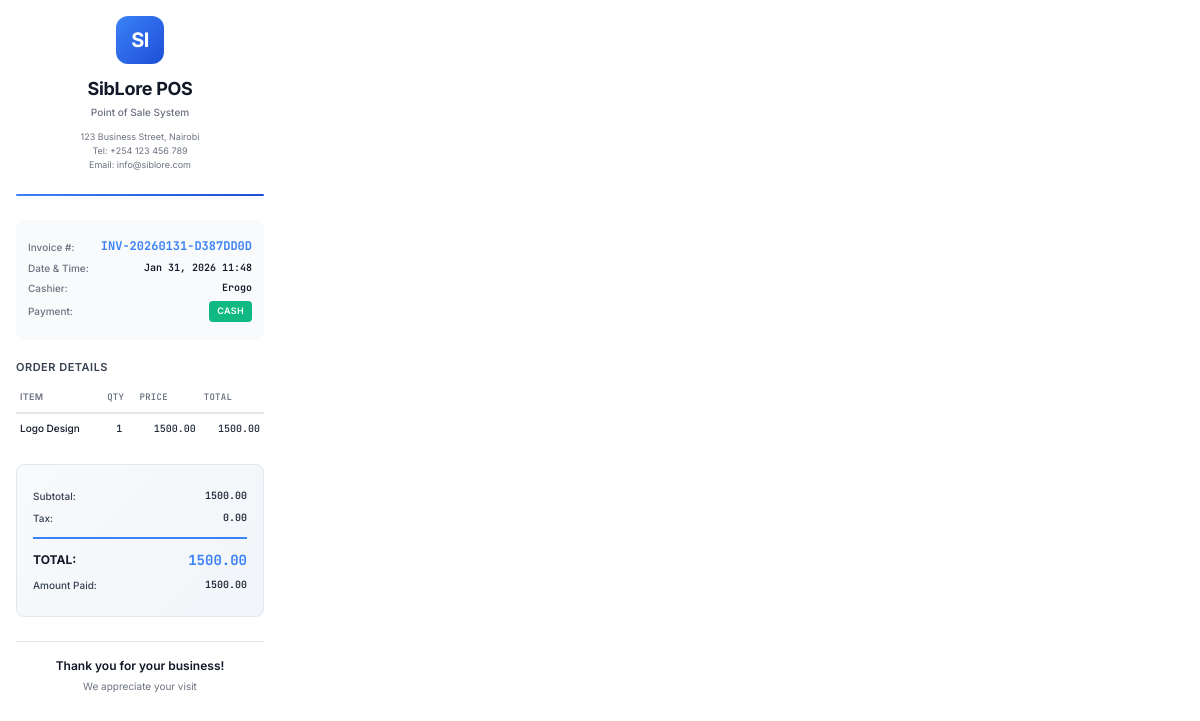
Page /sales/sales/17/receipt/ (signed in) on the committed database.
### sales/models.py (models this page shows, shortened)
class Sale(models.Model):
    PAYMENT_METHODS = [
        ('CASH', 'Cash'),
        ('CARD', 'Card'),
        ('MOBILE', 'Mobile Money'),
        ('BANK', 'Bank Transfer'),
        ('CREDIT', 'Credit'),
    ]
    STATUS_CHOICES = [
        ('PENDING', 'Pending'),
        ('COMPLETED', 'Completed'),
        ('CANCELLED', 'Cancelled'),
        ('REFUNDED', 'Refunded'),
    ]
    invoice_number = models.CharField(max_length=50, unique=True)
    customer = models.ForeignKey(Customer, on_delete=models.SET_NULL, null=True, blank=True)
    payment_method = models.CharField(max_length=10, choices=PAYMENT_METHODS)
    status = models.CharField(max_length=10, choices=STATUS_CHOICES, default='PENDING')
    subtotal = models.DecimalField(max_digits=10, decimal_places=2, validators=[MinValueValidator(0)])
    tax_amount = models.DecimalField(max_digits=10, decimal_places=2, default=0, validators=[MinValueValidator(0)])
    discount_amount = models.DecimalField(max_digits=10, decimal_places=2, default=0, validators=[MinValueValidator(0)])
    total_amount = models.DecimalField(max_digits=10, decimal_places=2, validators=[MinValueValidator(0)])
    amount_paid = models.DecimalField(max_digits=10, decimal_places=2, default=0, validators=[MinValueValidator(0)])
    change_amount = models.DecimalField(max_digits=10, decimal_places=2, default=0, validators=[MinValueValidator(0)])
    notes = models.TextField(blank=True)
    shop_admin = models.ForeignKey(UserProfile, on_delete=models.CASCADE, limit_choices_to={'role': 'SHOP_ADMIN'}, related_name='sales', null=True, blank=True)
    created_by = models.CharField(max_length=100, blank=True)
    created_at = models.DateTimeField(auto_now_add=True)
    updated_at = models.DateTimeField(auto_now=True)
    class Meta:
        ordering = ['-created_at']
    @property
    def balance_due(self):
        return self.total_amount - self.amount_paid

class SaleItem(models.Model):
    sale = models.ForeignKey(Sale, on_delete=models.CASCADE, related_name='sale_items')
    product = models.ForeignKey(Product, on_delete=models.CASCADE)
    quantity = models.IntegerField(validators=[MinValueValidator(1)])
    unit_price = models.DecimalField(max_digits=10, decimal_places=2, validators=[MinValueValidator(0)])
    total_price = models.DecimalField(max_digits=10, decimal_places=2, validators=[MinValueValidator(0)])
    created_at = models.DateTimeField(auto_now_add=True)
    class Meta:
        unique_together = ['sale', 'product']

### products/models.py (models this page shows, shortened)
class Product(models.Model):
    name = models.CharField(max_length=200)
    sku = models.CharField(max_length=50, unique=True)
    barcode = models.CharField(max_length=50, blank=True, null=True)
    description = models.TextField(blank=True)
    category = models.ForeignKey(Category, on_delete=models.SET_NULL, null=True, blank=True)
    cost_price = models.DecimalField(max_digits=10, decimal_places=2, validators=[MinValueValidator(0)])
    selling_price = models.DecimalField(max_digits=10, decimal_places=2, validators=[MinValueValidator(0)])
    image = models.ImageField(upload_to='products/', blank=True, null=True)
    is_active = models.BooleanField(default=True)
    shop_admin = models.ForeignKey(UserProfile, on_delete=models.CASCADE, limit_choices_to={'role': 'SHOP_ADMIN'}, related_name='products', null=True, blank=True)
    created_at = models.DateTimeField(auto_now_add=True)
    updated_at = models.DateTimeField(auto_now=True)
    class Meta:
        ordering = ['name']

### sales/views.py (the view)
# urls.py: path('sales/<int:pk>/receipt/', views.sale_receipt, name='sale_receipt'),
@login_required
def sale_receipt(request, pk):
    shop_admin = get_shop_admin_for_user(request.user)
    if request.user.is_authenticated:
        profile = get_user_profile(request.user)
    else:
        profile = None
    if profile and profile.can_view_own_sales_only():
        if shop_admin:
            sale = get_object_or_404(Sale.objects.filter(
                created_by=request.user.username,
                shop_admin=shop_admin
            ).select_related('customer').prefetch_related('sale_items__product'), pk=pk)
        else:
            sale = get_object_or_404(Sale.objects.none(), pk=pk)
    elif shop_admin:
        sale = get_object_or_404(Sale.objects.filter(
            shop_admin=shop_admin
        ).select_related('customer').prefetch_related('sale_items__product'), pk=pk)
    else:
        sale = get_object_or_404(Sale.objects.select_related('customer').prefetch_related('sale_items__product'), pk=pk)
    business_info = {
        'name': 'SibLore POS',
        'address': '123 Business Street',
        'city': 'Nairobi',
        'phone': '+254 123 456 789',
        'email': 'info@siblore.com',
    }
    if request.user.is_authenticated and hasattr(request.user, 'profile'):
        profile = request.user.profile
        if profile.is_cashier and profile.shop_admin:
            admin_profile = profile.shop_admin
            if admin_profile.shop_name:
                business_info['name'] = admin_profile.shop_name
            if admin_profile.shop_address:
                business_info['address'] = admin_profile.shop_address
            if admin_profile.shop_city:
                business_info['city'] = admin_profile.shop_city
            if admin_profile.shop_phone:
                business_info['phone'] = admin_profile.shop_phone
            if admin_profile.shop_email:
                business_info['email'] = admin_profile.shop_email
        else:
            if profile.shop_name:
                business_info['name'] = profile.shop_name
            if profile.shop_address:
                business_info['address'] = profile.shop_address
            if profile.shop_city:
                business_info['city'] = profile.shop_city
            if profile.shop_phone:
                business_info['phone'] = profile.shop_phone
            if profile.shop_email:
                business_info['email'] = profile.shop_email
    context = {
        'sale': sale,
        'business': business_info,
    }
    return render(request, 'sales/receipt.html', context)

### users/authentication.py (called while the page is built)
    def get_user(self, user_id):
        try:
            user = User.objects.get(pk=user_id)
            try:
                user_profile = user.profile
                if not user_profile.is_active:
                    return None
            except UserProfile.DoesNotExist:
                return None
            return user
        except User.DoesNotExist:
            return None

### users/models.py (called while the page is built)
    @property
    def is_shop_admin(self):
        return self.role == 'SHOP_ADMIN'

    @property
    def is_cashier(self):
        return self.role == 'CASHIER'

    def can_view_own_sales_only(self):
        return self.is_cashier

### templates/sales/receipt.html (shortened to what this page needs)
<!DOCTYPE html>
<html lang="en">
<head>
</head>
<body>
    <div class="receipt-header">
        <div class="brand-logo">{{ business.name|slice:":2"|upper }}</div>
        <h1 class="brand-name">{{ business.name }}</h1>
        <p class="brand-tagline">Point of Sale System</p>
        <div class="contact-info">
            <div>{{ business.address }}, {{ business.city }}</div>
            <div>Tel: {{ business.phone }}</div>
            <div>Email: {{ business.email }}</div>
        </div>
    </div>
    <div class="divider-thick"></div>
    <div class="transaction-info">
        <div class="info-row">
            <span class="info-label">Invoice #:</span>
            <span class="info-value invoice-number">{{ sale.invoice_number }}</span>
        </div>
        <div class="info-row">
            <span class="info-label">Date & Time:</span>
            <span class="info-value">{{ sale.created_at|date:"M d, Y H:i" }}</span>
        </div>
        <div class="info-row">
            <span class="info-label">Cashier:</span>
            <span class="info-value">{{ sale.created_by|default:"System" }}</span>
        </div>
        <div class="info-row">
            <span class="info-label">Payment:</span>
            <span class="payment-badge {{ sale.payment_method }}">{{ sale.get_payment_method_display }}</span>
        </div>
    </div>
    <div class="items-section">
        <h3 class="section-title">Order Details</h3>
        <table class="items-table">
            <thead>
                <tr>
                    <th class="item-name">Item</th>
                    <th class="item-qty">Qty</th>
                    <th class="item-price">Price</th>
                    <th class="item-total">Total</th>
                </tr>
            </thead>
            <tbody>
                {% for item in sale.sale_items.all %}
                <tr>
                    <td class="item-name">{{ item.product.name }}</td>
                    <td class="item-qty">{{ item.quantity }}</td>
                    <td class="item-price">{{ item.unit_price|floatformat:2 }}</td>
                    <td class="item-total">{{ item.total_price|floatformat:2 }}</td>
                </tr>
                {% endfor %}
            </tbody>
        </table>
    </div>
    <div class="totals-section">
        <div class="total-row">
            <span class="total-label">Subtotal:</span>
            <span class="total-value">{{ sale.subtotal|floatformat:2 }}</span>
        </div>
        <div class="total-row">
            <span class="total-label">Tax:</span>
            <span class="total-value">{{ sale.tax_amount|floatformat:2 }}</span>
        </div>
        <div class="total-row grand-total">
            <span class="total-label">TOTAL:</span>
            <span class="total-value">{{ sale.total_amount|floatformat:2 }}</span>
        </div>
        <div class="total-row">
            <span class="total-label">Amount Paid:</span>
            <span class="total-value">{{ sale.amount_paid|floatformat:2 }}</span>
        </div>
    </div>
    <div class="receipt-footer">
        <div class="thank-you">Thank you for your business!</div>
        <div class="come-again">We appreciate your visit</div>
    </div>
</body>
</html>

### templates/sales/receipt.html (style rules this page uses)
* { box-sizing: border-box; }
body { font-family: 'Inter', -apple-system, BlinkMacSystemFont, 'Segoe UI', Roboto, sans-serif; font-size: 11px; line-height: 1.4; margin: 0; padding: 16px; width: 100%; max-width: 280px; background: #ffffff; color: #1f2937; }
.receipt-header { text-align: center; margin-bottom: 24px; position: relative; }
.brand-logo { width: 48px; height: 48px; background: linear-gradient(135deg, #3b82f6 0%, #1d4ed8 100%); border-radius: 12px; display: flex; align-items: center; justify-content: center; margin: 0 auto 12px; font-weight: 700; font-size: 20px; color: white; letter-spacing: -0.5px; }
.brand-name { font-size: 18px; font-weight: 700; color: #111827; margin: 0 0 4px 0; letter-spacing: -0.3px; }
.brand-tagline { font-size: 10px; color: #6b7280; margin: 0 0 12px 0; font-weight: 500; }
.contact-info { font-size: 9px; color: #6b7280; line-height: 1.3; }
.contact-info div { margin: 2px 0; }
.divider-thick { height: 2px; background: linear-gradient(to right, #3b82f6, #1d4ed8); margin: 24px 0; border-radius: 1px; }
.transaction-info { background: #f9fafb; border-radius: 8px; padding: 12px; margin: 16px 0; }
.info-row { display: flex; justify-content: space-between; align-items: center; margin: 6px 0; font-size: 10px; }
.info-label { color: #6b7280; font-weight: 500; }
.info-value { color: #111827; font-weight: 600; font-family: 'JetBrains Mono', monospace; }
.invoice-number { font-size: 12px; font-weight: 700; color: #3b82f6; }
.items-section { margin: 20px 0; }
.section-title { font-size: 11px; font-weight: 600; color: #374151; margin-bottom: 8px; text-transform: uppercase; letter-spacing: 0.5px; }
.items-table { width: 100%; border-collapse: separate; border-spacing: 0; margin: 0; }
.items-table th { text-align: left; padding: 8px 4px; font-size: 9px; font-weight: 600; color: #6b7280; border-bottom: 2px solid #e5e7eb; text-transform: uppercase; letter-spacing: 0.3px; }
.items-table td { padding: 8px 4px; font-size: 10px; border-bottom: 1px solid #f3f4f6; vertical-align: top; }
.items-table tbody tr:last-child td { border-bottom: none; }
.item-name { font-weight: 500; color: #111827; line-height: 1.3; word-wrap: break-word; max-width: 120px; }
.item-qty { text-align: center; font-family: 'JetBrains Mono', monospace; font-weight: 500; }
.item-price, .item-total { text-align: right; font-family: 'JetBrains Mono', monospace; font-weight: 500; }
.totals-section { background: linear-gradient(135deg, #f8fafc 0%, #f1f5f9 100%); border-radius: 8px; padding: 16px; margin: 20px 0; border: 1px solid #e2e8f0; }
.total-row { display: flex; justify-content: space-between; align-items: center; margin: 8px 0; font-size: 10px; }
.total-row.grand-total { margin-top: 12px; padding-top: 12px; border-top: 2px solid #3b82f6; }
.total-label { font-weight: 500; color: #374151; }
.total-value { font-weight: 600; font-family: 'JetBrains Mono', monospace; }
.grand-total .total-label { font-size: 12px; font-weight: 700; color: #111827; }
.grand-total .total-value { font-size: 14px; font-weight: 700; color: #3b82f6; }
.payment-badge { display: inline-block; padding: 4px 8px; background: #3b82f6; color: white; border-radius: 4px; font-size: 9px; font-weight: 600; text-transform: uppercase; letter-spacing: 0.3px; }
.payment-badge.CASH { background: #10b981; }
.receipt-footer { text-align: center; margin-top: 24px; padding-top: 16px; border-top: 1px solid #e5e7eb; }
.thank-you { font-size: 12px; font-weight: 600; color: #111827; margin-bottom: 4px; }
.come-again { font-size: 10px; color: #6b7280; margin-bottom: 12px; }

### rows in the picture
Sale: invoice_number "INV-20260131-D387DD0D", created_at "Jan 31, 2026 11:48", created_by "Erogo", payment_method "CASH", subtotal "1500.00", tax_amount "0.00", total_amount "1500.00", amount_paid "1500.00"
SaleItem: product.name "Logo Design", quantity "1", unit_price "1500.00", total_price "1500.00"

### other values in the picture
{{ business.name|slice:":2"|upper }} "SI"
{{ business.name }} "SibLore POS"
{{ business.address }} "123 Business Street"
{{ business.city }} "Nairobi"
{{ business.phone }} "+254 123 456 789"
{{ business.email }} "info@siblore.com"
